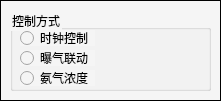
    <widget class="QFrame" name="frame_control_mode">
     <property name="geometry">
      <rect>
       <x>210</x>
       <y>1830</y>
       <width>221</width>
       <height>101</height>
      </rect>
     </property>
     <property name="sizePolicy">
      <sizepolicy hsizetype="Preferred" vsizetype="Preferred">
       <horstretch>0</horstretch>
       <verstretch>0</verstretch>
      </sizepolicy>
     </property>
     <property name="styleSheet">
      <string notr="true">background-color: rgb(245, 245, 245);</string>
     </property>
     <property name="frameShape">
      <enum>QFrame::Box</enum>
     </property>
     <property name="frameShadow">
      <enum>QFrame::Plain</enum>
     </property>
     <widget class="QGroupBox" name="groupBox">
      <property name="geometry">
       <rect>
        <x>10</x>
        <y>10</y>
        <width>201</width>
        <height>81</height>
       </rect>
      </property>
      <property name="title">
       <string>控制方式</string>
      </property>
      <widget class="QRadioButton" name="timeControlRadioButton">
       <property name="geometry">
        <rect>
         <x>10</x>
         <y>20</y>
         <width>75</width>
         <height>16</height>
        </rect>
       </property>
       <property name="font">
        <font>
         <weight>50</weight>
         <bold>false</bold>
         <underline>false</underline>
        </font>
       </property>
       <property name="text">
        <string>时钟控制</string>
       </property>
      </widget>
      <widget class="QRadioButton" name="aerationControlRadioButton">
       <property name="geometry">
        <rect>
         <x>10</x>
         <y>40</y>
         <width>75</width>
         <height>16</height>
        </rect>
       </property>
       <property name="font">
        <font>
         <weight>50</weight>
         <bold>false</bold>
         <underline>false</underline>
        </font>
       </property>
       <property name="text">
        <string>曝气联动</string>
       </property>
      </widget>
      <widget class="QRadioButton" name="ammoControlRadioButton">
       <property name="geometry">
        <rect>
         <x>10</x>
         <y>60</y>
         <width>75</width>
         <height>16</height>
        </rect>
       </property>
       <property name="font">
        <font>
         <weight>50</weight>
         <bold>false</bold>
         <underline>false</underline>
        </font>
       </property>
       <property name="text">
        <string>氨气浓度</string>
       </property>
      </widget>
     </widget>
    </widget>
